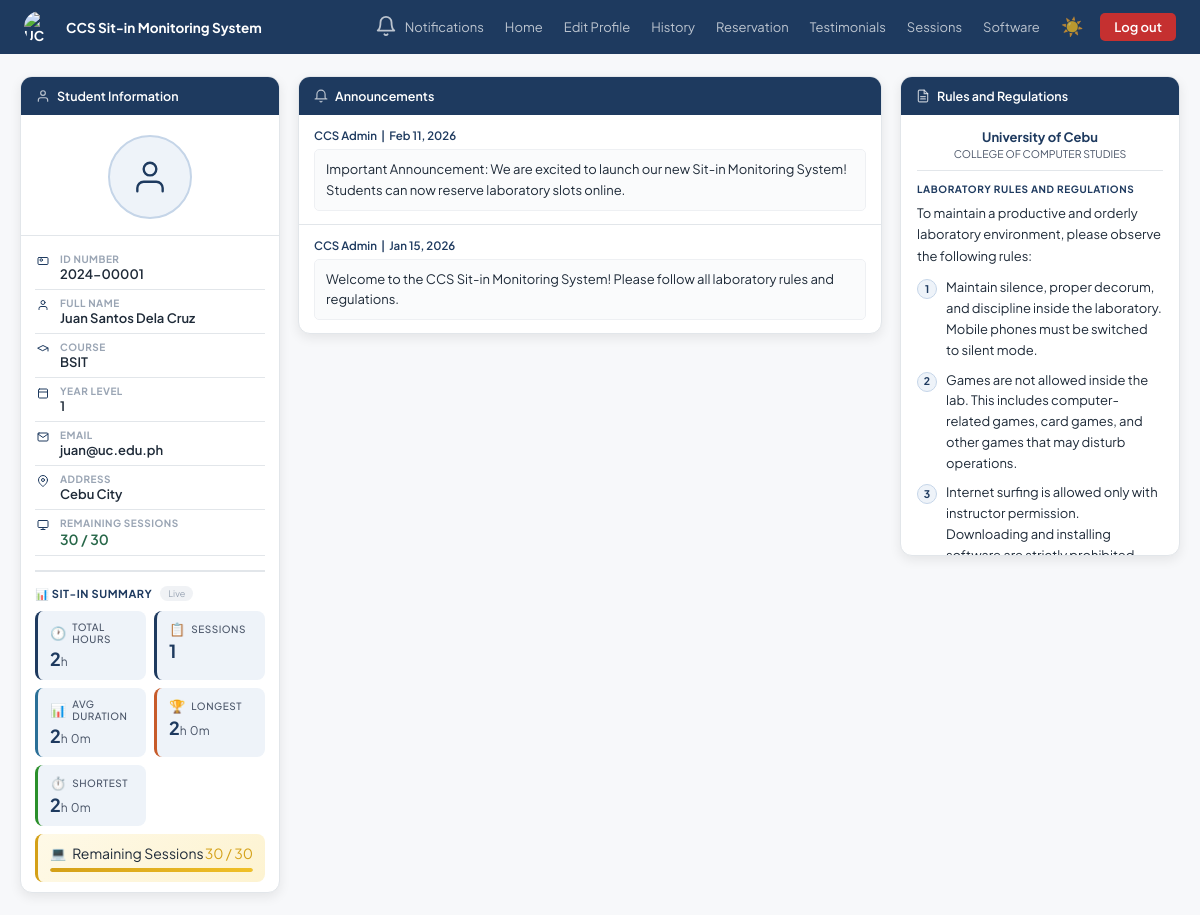
Page /homepage.php (signed in) on the committed database.
### tables this page shows
CREATE TABLE `announcements` (
  `id` int NOT NULL,
  `admin_name` varchar(100) NOT NULL DEFAULT 'CCS Admin',
  `content` text,
  `created_at` timestamp NULL DEFAULT CURRENT_TIMESTAMP
);

### homepage.php (the view, shortened to what this page needs)
<?php
require_once 'db.php';
$announcements = $pdo->query("SELECT * FROM announcements ORDER BY created_at DESC")->fetchAll();
$photoSrc = (!empty($_SESSION['profile_photo']))
    ? 'uploads/profiles/'.htmlspecialchars($_SESSION['profile_photo'])
    : null;
?>
<!DOCTYPE html>
<html lang="en">
<head>
</head>
<body>
<?php include 'header.php'; ?>
<div class="dashboard">
  <div class="card">
    <div class="card-head">
      <svg viewBox="0 0 24 24"><path d="M20 21v-2a4 4 0 0 0-4-4H8a4 4 0 0 0-4 4v2"/><circle cx="12" cy="7" r="4"/></svg>
      <h2>Student Information</h2>
    </div>
    <div class="student-avatar">
      <div class="avatar-circle">
        <?php if ($photoSrc): ?>
          <img src="<?= $photoSrc ?>" alt="Profile"/>
        <?php else: ?>
          <svg viewBox="0 0 24 24"><path d="M20 21v-2a4 4 0 0 0-4-4H8a4 4 0 0 0-4 4v2"/><circle cx="12" cy="7" r="4"/></svg>
        <?php endif; ?>
      </div>
    </div>
    <div class="student-info-list">
      <div class="info-row">
        <span class="info-icon"><svg viewBox="0 0 24 24"><rect x="2" y="5" width="20" height="14" rx="2"/><circle cx="8.5" cy="10" r="2.5"/></svg></span>
        <div class="info-content"><span class="info-label">ID Number</span><span class="info-value"><?= htmlspecialchars($_SESSION['id_number'] ?? '') ?></span></div>
      </div>
      <div class="info-row">
        <span class="info-icon"><svg viewBox="0 0 24 24"><path d="M20 21v-2a4 4 0 0 0-4-4H8a4 4 0 0 0-4 4v2"/><circle cx="12" cy="7" r="4"/></svg></span>
        <div class="info-content"><span class="info-label">Full Name</span><span class="info-value"><?= htmlspecialchars($_SESSION['fullname'] ?? '') ?></span></div>
      </div>
      <div class="info-row">
        <span class="info-icon"><svg viewBox="0 0 24 24"><path d="M22 10v6M2 10l10-5 10 5-10 5z"/></svg></span>
        <div class="info-content"><span class="info-label">Course</span><span class="info-value"><?= htmlspecialchars($_SESSION['course'] ?? '') ?></span></div>
      </div>
      <div class="info-row">
        <span class="info-icon"><svg viewBox="0 0 24 24"><rect x="3" y="4" width="18" height="18" rx="2"/><line x1="3" y1="10" x2="21" y2="10"/></svg></span>
        <div class="info-content"><span class="info-label">Year Level</span><span class="info-value"><?= htmlspecialchars($_SESSION['year_level'] ?? '') ?></span></div>
      </div>
      <div class="info-row">
        <span class="info-icon"><svg viewBox="0 0 24 24"><path d="M4 4h16c1.1 0 2 .9 2 2v12c0 1.1-.9 2-2 2H4c-1.1 0-2-.9-2-2V6c0-1.1.9-2 2-2z"/><polyline points="22,6 12,13 2,6"/></svg></span>
        <div class="info-content"><span class="info-label">Email</span><span class="info-value"><?= htmlspecialchars($_SESSION['email'] ?? '') ?></span></div>
      </div>
      <div class="info-row">
        <span class="info-icon"><svg viewBox="0 0 24 24"><path d="M21 10c0 7-9 13-9 13s-9-6-9-13a9 9 0 0 1 18 0z"/><circle cx="12" cy="10" r="3"/></svg></span>
        <div class="info-content"><span class="info-label">Address</span><span class="info-value"><?= htmlspecialchars($_SESSION['address'] ?? '') ?></span></div>
      </div>
      <div class="info-row">
        <span class="info-icon"><svg viewBox="0 0 24 24"><rect x="2" y="3" width="20" height="14" rx="2"/><line x1="8" y1="21" x2="16" y2="21"/><line x1="12" y1="17" x2="12" y2="21"/></svg></span>
        <div class="info-content">
          <span class="info-label">Remaining Sessions</span>
          <span class="info-value session-highlight"><?= htmlspecialchars($_SESSION['session'] ?? '0') ?> / 30</span>
        </div>
      </div>
      <div style="border-top:2px solid var(--border-color);margin-top:14px;padding-top:14px;">
        <div style="display:flex;align-items:center;gap:8px;margin-bottom:10px;">
          <span style="font-size:11px;font-weight:700;color:#1e3a5f;text-transform:uppercase;letter-spacing:0.05em;">📊 Sit-in Summary</span>
          <span style="font-size:9px;color:#9aa5b4;background:#f0f2f5;padding:2px 8px;border-radius:10px;">Live</span>
        </div>
        <?php
        $statsStmt = $pdo->prepare("
            SELECT
                COUNT(*) as total_sessions,
                SUM(TIMESTAMPDIFF(MINUTE, login_time, logout_time)) as total_minutes,
                MAX(TIMESTAMPDIFF(MINUTE, login_time, logout_time)) as longest_minutes,
                MIN(TIMESTAMPDIFF(MINUTE, login_time, logout_time)) as shortest_minutes
            FROM sit_in_history
            WHERE student_id = ? AND logout_time IS NOT NULL
        ");
        $statsStmt->execute([$_SESSION['student_id']]);
        $stats = $statsStmt->fetch();
        $total_sessions = $stats['total_sessions'] ?? 0;
        $total_minutes = $stats['total_minutes'] ?? 0;
        $total_hours = floor($total_minutes / 60);
        $avg_minutes = $total_sessions > 0 ? round($total_minutes / $total_sessions, 0) : 0;
        $avg_hours = floor($avg_minutes / 60);
        $avg_remaining_minutes = $avg_minutes % 60;
        $longest_minutes = $stats['longest_minutes'] ?? 0;
        $longest_hours = floor($longest_minutes / 60);
        $longest_remaining_minutes = $longest_minutes % 60;
        $shortest_minutes = $stats['shortest_minutes'] ?? 0;
        $shortest_hours = floor($shortest_minutes / 60);
        $shortest_remaining_minutes = $shortest_minutes % 60;
        ?>
        <div style="display:grid;grid-template-columns:1fr 1fr;gap:8px;">
          <div class="stat-box">
            <div style="display:flex;align-items:center;gap:6px;margin-bottom:2px;">
              <span style="font-size:13px;">🕐</span>
              <span class="label">Total Hours</span>
            </div>
            <div class="number">
              <?= $total_hours ?><span class="sub-text">h</span>
            </div>
          </div>
          <div class="stat-box">
            <div style="display:flex;align-items:center;gap:6px;margin-bottom:2px;">
              <span style="font-size:13px;">📋</span>
              <span class="label">Sessions</span>
            </div>
            <div class="number">
              <?= $total_sessions ?>
            </div>
          </div>
          <div class="stat-box" style="border-left-color: #2a6f97;">
            <div style="display:flex;align-items:center;gap:6px;margin-bottom:2px;">
              <span style="font-size:13px;">📊</span>
              <span class="label">Avg Duration</span>
            </div>
            <div class="number">
              <?php if ($avg_hours > 0): ?>
                <?= $avg_hours ?><span class="sub-text">h</span>
              <?php endif; ?>
              <span class="sub-text"> <?= $avg_remaining_minutes ?>m</span>
            </div>
          </div>
          <div class="stat-box" style="border-left-color: #c75b2a;">
            <div style="display:flex;align-items:center;gap:6px;margin-bottom:2px;">
              <span style="font-size:13px;">🏆</span>
              <span class="label">Longest</span>
            </div>
            <div class="number">
              <?php if ($longest_hours > 0): ?>
                <?= $longest_hours ?><span class="sub-text">h</span>
              <?php endif; ?>
              <span class="sub-text"> <?= $longest_remaining_minutes ?>m</span>
            </div>
          </div>
          <div class="stat-box" style="border-left-color: #2a8f2a;">
            <div style="display:flex;align-items:center;gap:6px;margin-bottom:2px;">
              <span style="font-size:13px;">⏱️</span>
              <span class="label">Shortest</span>
            </div>
            <div class="number">
              <?php if ($shortest_hours > 0): ?>
                <?= $shortest_hours ?><span class="sub-text">h</span>
              <?php endif; ?>
              <span class="sub-text"> <?= $shortest_remaining_minutes ?>m</span>
            </div>
          </div>
          <div style="background:linear-gradient(135deg, #fef9e7, #fdf3d1);padding:10px 12px;border-radius:8px;border-left:3px solid #d4a017;grid-column:1/3;">
            <div style="display:flex;align-items:center;justify-content:space-between;">
              <div style="display:flex;align-items:center;gap:6px;">
                <span style="font-size:13px;">💻</span>
                <span class="label">Remaining Sessions</span>
              </div>
              <div class="number" style="color:#d4a017;">
                <?= htmlspecialchars($_SESSION['session'] ?? '0') ?> / 30
              </div>
            </div>
            <div style="margin-top:6px;height:4px;background:#e9ecef;border-radius:4px;overflow:hidden;">
              <div style="height:100%;background:linear-gradient(90deg, #d4a017, #f0c027);width:<?= min(100, (($_SESSION['session'] ?? 0) / 30) * 100) ?>%;border-radius:4px;"></div>
            </div>
          </div>
        </div>
      </div>
    </div>
  </div>
  <div class="card">
    <div class="card-head">
      <svg viewBox="0 0 24 24"><path d="M22 17H2a3 3 0 0 0 3-3V9a7 7 0 0 1 14 0v5a3 3 0 0 0 3 3z"/><path d="M13.73 21a2 2 0 0 1-3.46 0"/></svg>
      <h2>Announcements</h2>
    </div>
    <div class="ann-scroll">
      <?php if ($announcements): foreach ($announcements as $ann): ?>
      <div class="ann-item">
        <div class="ann-meta"><?= htmlspecialchars($ann['admin_name'] ?? 'CCS Admin') ?> &nbsp;|&nbsp; <?= date('M d, Y', strtotime($ann['created_at'])) ?></div>
        <?php if (!empty($ann['content'])): ?>
          <div class="ann-bubble"><?= htmlspecialchars($ann['content']) ?></div>
        <?php else: ?>
          <div class="ann-empty">No content provided.</div>
        <?php endif; ?>
      </div>
      <?php endforeach; else: ?>
      <div class="ann-item"><div class="ann-empty" style="padding:16px;">No announcements yet.</div></div>
      <?php endif; ?>
    </div>
  </div>
  <div class="card">
    <div class="card-head">
      <svg viewBox="0 0 24 24"><path d="M14 2H6a2 2 0 0 0-2 2v16a2 2 0 0 0 2 2h12a2 2 0 0 0 2-2V8z"/><polyline points="14 2 14 8 20 8"/><line x1="16" y1="13" x2="8" y2="13"/><line x1="16" y1="17" x2="8" y2="17"/></svg>
      <h2>Rules and Regulations</h2>
    </div>
    <div class="rules-scroll">
      <div class="rules-header">
        <h3>University of Cebu</h3>
        <p>COLLEGE OF COMPUTER STUDIES</p>
      </div>
      <div class="rules-section-title">Laboratory Rules and Regulations</div>
      <p class="rules-intro">To maintain a productive and orderly laboratory environment, please observe the following rules:</p>
      <div class="rules-list">
        <div class="rule-item"><span class="rule-num">1</span><span>Maintain silence, proper decorum, and discipline inside the laboratory. Mobile phones must be switched to silent mode.</span></div>
        <div class="rule-item"><span class="rule-num">2</span><span>Games are not allowed inside the lab. This includes computer-related games, card games, and other games that may disturb operations.</span></div>
        <div class="rule-item"><span class="rule-num">3</span><span>Internet surfing is allowed only with instructor permission. Downloading and installing software are strictly prohibited.</span></div>
      </div>
    </div>
  </div>
</div>
</body>
</html>

### rows in the picture
announcements: admin_name "CCS Admin", created_at "Feb 11, 2026", content "Important Announcement: We are excited to launch our new Sit-in Monitoring System! Students can now reserve laboratory slots online."
announcements: admin_name "CCS Admin", created_at "Jan 15, 2026", content "Welcome to the CCS Sit-in Monitoring System! Please follow all laboratory rules and regulations."

### other values in the picture
$_SESSION['id_number'] "2024-00001"
$_SESSION['fullname'] "Juan Santos Dela Cruz"
$_SESSION['course'] "BSIT"
$_SESSION['year_level'] "1"
$_SESSION['email'] "juan@uc.edu.ph"
$_SESSION['address'] "Cebu City"
$_SESSION['session'] "30"
$total_hours "2"
$total_sessions "1"
$avg_hours "2"
$avg_remaining_minutes "0"
$longest_hours "2"
$longest_remaining_minutes "0"
$shortest_hours "2"
$shortest_remaining_minutes "0"
